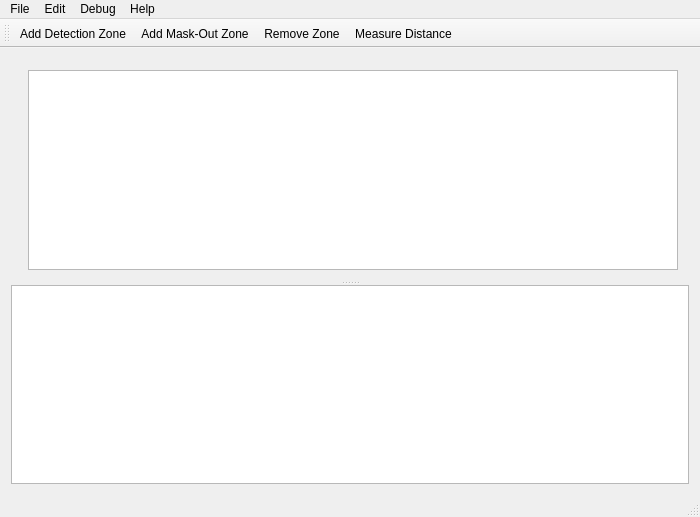
<?xml version="1.0" encoding="UTF-8"?>
<ui version="4.0">
 <class>MainWindow</class>
 <widget class="QMainWindow" name="MainWindow">
  <property name="geometry">
   <rect>
    <x>0</x>
    <y>0</y>
    <width>700</width>
    <height>517</height>
   </rect>
  </property>
  <property name="windowTitle">
   <string>CvqMotion</string>
  </property>
  <property name="autoFillBackground">
   <bool>false</bool>
  </property>
  <widget class="QWidget" name="centralWidget">
   <layout class="QGridLayout" name="gridLayout">
    <item row="0" column="0">
     <widget class="QSplitter" name="splitter">
      <property name="sizePolicy">
       <sizepolicy hsizetype="Expanding" vsizetype="Expanding">
        <horstretch>0</horstretch>
        <verstretch>0</verstretch>
       </sizepolicy>
      </property>
      <property name="orientation">
       <enum>Qt::Vertical</enum>
      </property>
      <widget class="QWidget" name="layoutWidget">
       <layout class="QHBoxLayout" name="horizontalLayout">
        <item>
         <widget class="DeviceControlWidget" name="deviceControlWidget" native="true"/>
        </item>
        <item>
         <widget class="cvqm::CameraView" name="cameraView">
          <property name="sizePolicy">
           <sizepolicy hsizetype="Expanding" vsizetype="Expanding">
            <horstretch>0</horstretch>
            <verstretch>150</verstretch>
           </sizepolicy>
          </property>
          <property name="baseSize">
           <size>
            <width>640</width>
            <height>480</height>
           </size>
          </property>
         </widget>
        </item>
       </layout>
      </widget>
      <widget class="QTableView" name="tableView">
       <property name="sizePolicy">
        <sizepolicy hsizetype="Expanding" vsizetype="Expanding">
         <horstretch>0</horstretch>
         <verstretch>0</verstretch>
        </sizepolicy>
       </property>
       <property name="baseSize">
        <size>
         <width>0</width>
         <height>150</height>
        </size>
       </property>
       <attribute name="verticalHeaderVisible">
        <bool>false</bool>
       </attribute>
      </widget>
     </widget>
    </item>
   </layout>
  </widget>
  <widget class="QMenuBar" name="menuBar">
   <property name="geometry">
    <rect>
     <x>0</x>
     <y>0</y>
     <width>700</width>
     <height>22</height>
    </rect>
   </property>
   <widget class="QMenu" name="menuDebug">
    <property name="title">
     <string>Debug</string>
    </property>
    <addaction name="actionView_Source"/>
    <addaction name="actionView_Blur"/>
    <addaction name="actionView_Background"/>
    <addaction name="actionView_Background_Delta"/>
    <addaction name="actionView_Foreground_Threshold"/>
    <addaction name="actionView_Dilated_Foreground"/>
    <addaction name="actionView_Dilated_Background"/>
    <addaction name="actionView_Output"/>
   </widget>
   <widget class="QMenu" name="menuFile">
    <property name="title">
     <string>File</string>
    </property>
    <addaction name="actionQuit"/>
   </widget>
   <widget class="QMenu" name="menuEdit">
    <property name="title">
     <string>Edit</string>
    </property>
    <addaction name="actionMotion_Detection_Parameters"/>
   </widget>
   <widget class="QMenu" name="menuHelp">
    <property name="title">
     <string>Help</string>
    </property>
    <addaction name="actionAbout"/>
   </widget>
   <addaction name="menuFile"/>
   <addaction name="menuEdit"/>
   <addaction name="menuDebug"/>
   <addaction name="menuHelp"/>
  </widget>
  <widget class="QStatusBar" name="statusBar"/>
  <widget class="QToolBar" name="toolBar">
   <property name="windowTitle">
    <string>Camera  Tools</string>
   </property>
   <attribute name="toolBarArea">
    <enum>TopToolBarArea</enum>
   </attribute>
   <attribute name="toolBarBreak">
    <bool>false</bool>
   </attribute>
   <addaction name="actionAdd_Detection_Zone"/>
   <addaction name="actionAdd_Mask_Out_Zone"/>
   <addaction name="actionRemove_Zone"/>
   <addaction name="actionMeasure_Distance"/>
  </widget>
  <action name="actionView_Source">
   <property name="checkable">
    <bool>true</bool>
   </property>
   <property name="text">
    <string>View Source</string>
   </property>
  </action>
  <action name="actionView_Blur">
   <property name="checkable">
    <bool>true</bool>
   </property>
   <property name="text">
    <string>View Blur</string>
   </property>
  </action>
  <action name="actionView_Background">
   <property name="checkable">
    <bool>true</bool>
   </property>
   <property name="text">
    <string>View Background</string>
   </property>
  </action>
  <action name="actionView_Background_Delta">
   <property name="checkable">
    <bool>true</bool>
   </property>
   <property name="text">
    <string>View Background Delta</string>
   </property>
  </action>
  <action name="actionView_Foreground_Threshold">
   <property name="checkable">
    <bool>true</bool>
   </property>
   <property name="text">
    <string>View Thresholded Foreground</string>
   </property>
  </action>
  <action name="actionView_Dilated_Foreground">
   <property name="checkable">
    <bool>true</bool>
   </property>
   <property name="text">
    <string>View Dilated Foreground</string>
   </property>
  </action>
  <action name="actionView_Original_Frame">
   <property name="text">
    <string>View Original Frame</string>
   </property>
  </action>
  <action name="actionView_Dilated_Background">
   <property name="checkable">
    <bool>true</bool>
   </property>
   <property name="text">
    <string>View Dilated Blending</string>
   </property>
  </action>
  <action name="actionView_Output">
   <property name="checkable">
    <bool>true</bool>
   </property>
   <property name="text">
    <string>View Output</string>
   </property>
  </action>
  <action name="actionAdd_Detection_Zone">
   <property name="checkable">
    <bool>true</bool>
   </property>
   <property name="text">
    <string>Add Detection Zone</string>
   </property>
   <property name="toolTip">
    <string>Add a new detection zone by drawing it on the camera view</string>
   </property>
  </action>
  <action name="actionAdd_Mask_Out_Zone">
   <property name="checkable">
    <bool>true</bool>
   </property>
   <property name="text">
    <string>Add Mask-Out Zone</string>
   </property>
   <property name="toolTip">
    <string>Add a new ignore zone by drawing it on the camera view</string>
   </property>
  </action>
  <action name="actionRemove_Zone">
   <property name="checkable">
    <bool>true</bool>
   </property>
   <property name="text">
    <string>Remove Zone</string>
   </property>
   <property name="toolTip">
    <string>Remove a zone by clicking within it on the camera view</string>
   </property>
  </action>
  <action name="actionMeasure_Distance">
   <property name="checkable">
    <bool>true</bool>
   </property>
   <property name="text">
    <string>Measure Distance</string>
   </property>
   <property name="toolTip">
    <string>Measure the distance between two points on the camera view</string>
   </property>
  </action>
  <action name="actionQuit">
   <property name="text">
    <string>Quit</string>
   </property>
  </action>
  <action name="actionMotion_Detection_Parameters">
   <property name="text">
    <string>Motion Detection Parameters</string>
   </property>
  </action>
  <action name="actionAbout">
   <property name="text">
    <string>About</string>
   </property>
  </action>
  <action name="actionView_Thresholded_Background">
   <property name="checkable">
    <bool>true</bool>
   </property>
   <property name="text">
    <string>View Thresholded Blending</string>
   </property>
  </action>
 </widget>
 <layoutdefault spacing="6" margin="11"/>
 <customwidgets>
  <customwidget>
   <class>cvqm::CameraView</class>
   <extends>QGraphicsView</extends>
   <header>cameraview.h</header>
  </customwidget>
  <customwidget>
   <class>DeviceControlWidget</class>
   <extends>QWidget</extends>
   <header>devicecontrolwidget.h</header>
   <container>1</container>
  </customwidget>
 </customwidgets>
 <resources/>
 <connections>
  <connection>
   <sender>actionQuit</sender>
   <signal>triggered()</signal>
   <receiver>MainWindow</receiver>
   <slot>close()</slot>
   <hints>
    <hint type="sourcelabel">
     <x>-1</x>
     <y>-1</y>
    </hint>
    <hint type="destinationlabel">
     <x>349</x>
     <y>258</y>
    </hint>
   </hints>
  </connection>
 </connections>
</ui>
